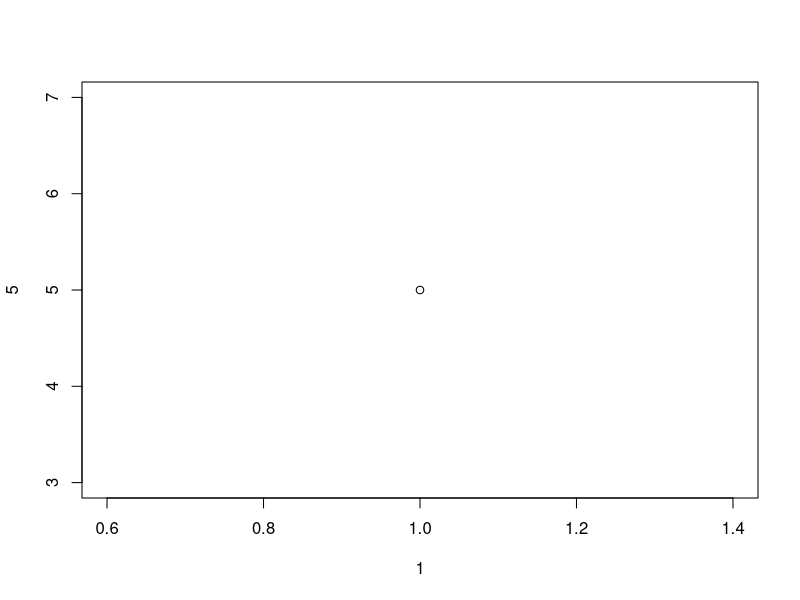
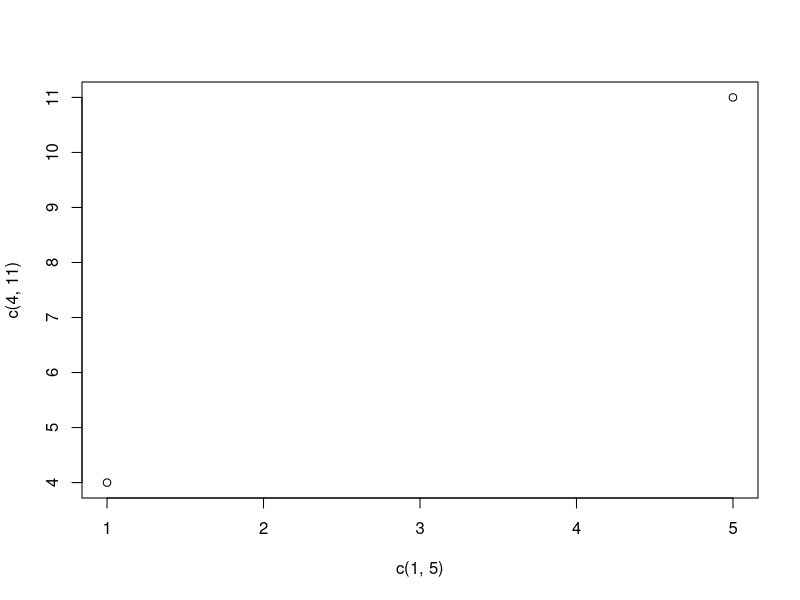
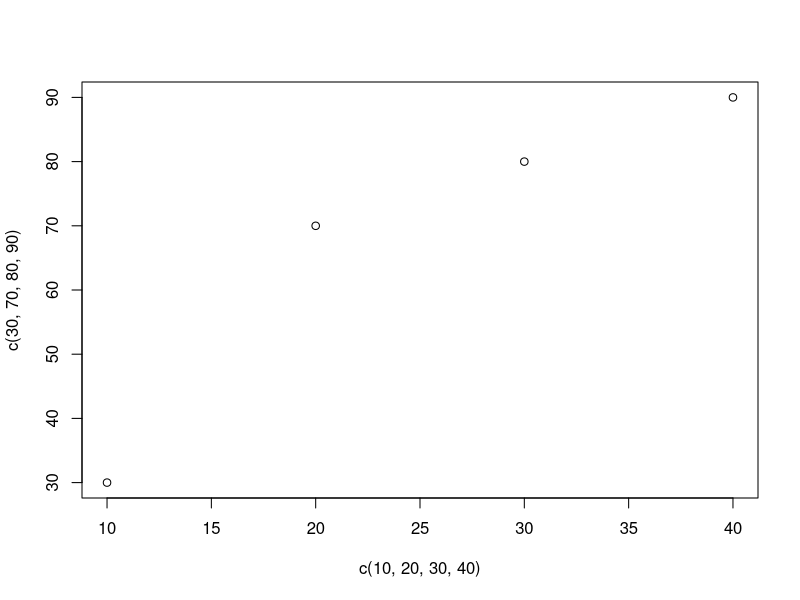
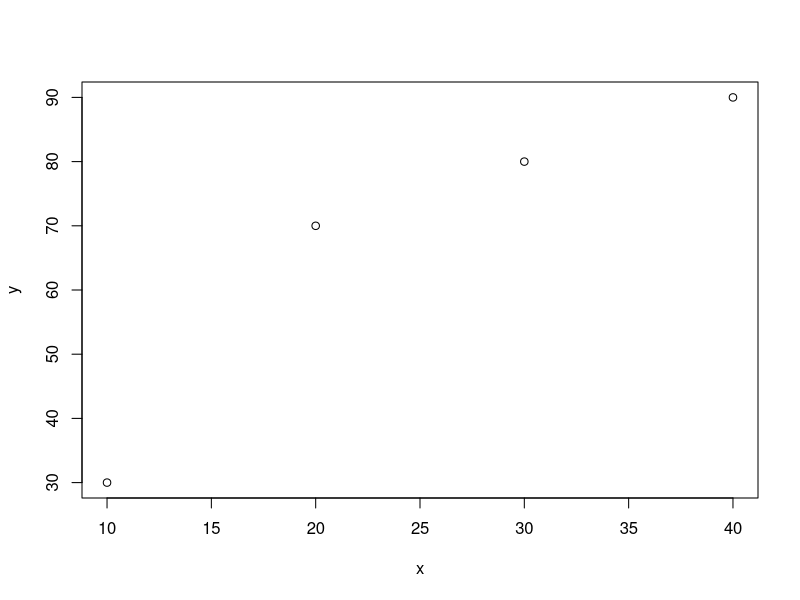
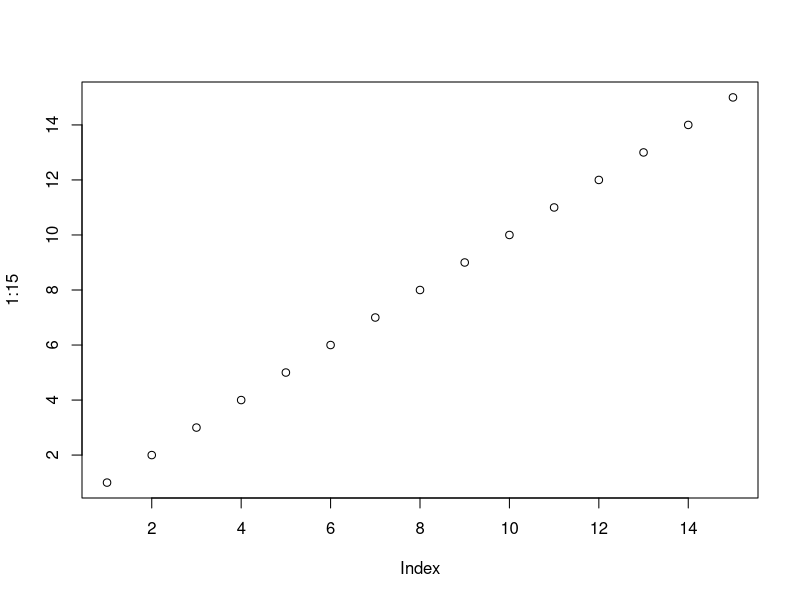
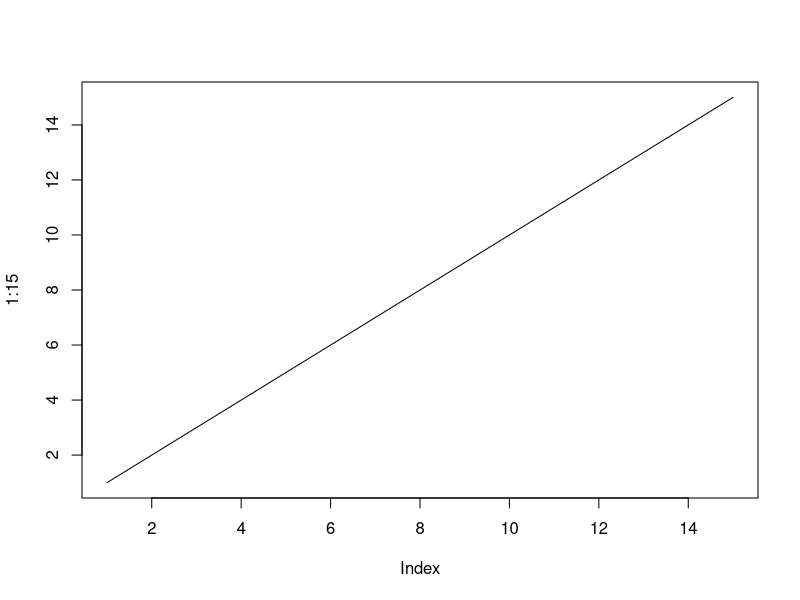
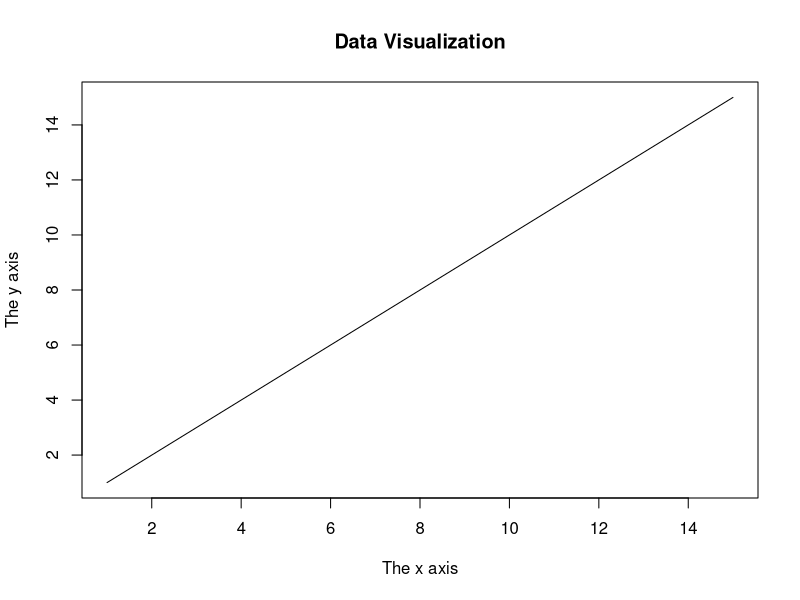
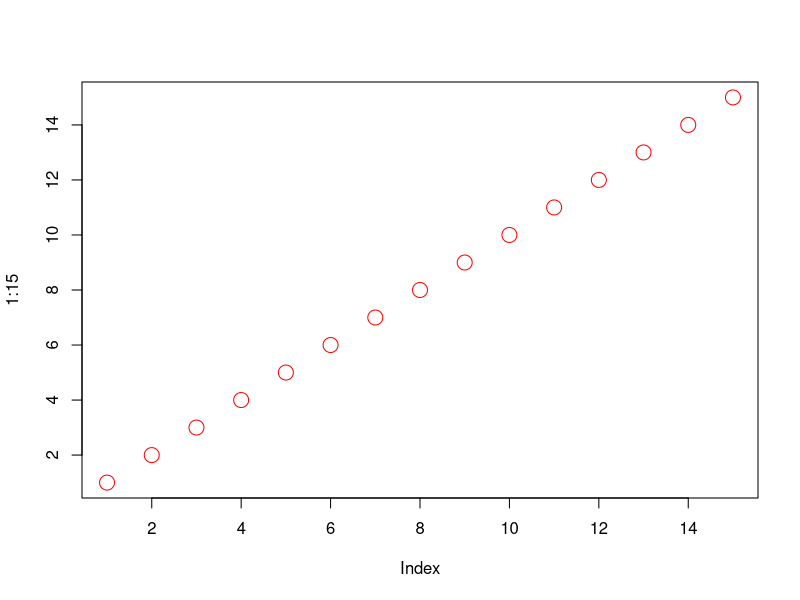

These figures' R source, in order:
# draw one plot
plot(1,5)

# draw two points
plot(c(1,5),c(4,11))

# draw multi points 
plot(c(10,20,30,40),c(30,70,80,90))

x <- c(10,20,30,40)
y <- c(30,70,80,90)

plot(x,y)

#dots in a sequence
plot(1:15)

#drawing line
plot(1:15 ,type = "l")

#drawing line
plot(1:15,type = "l",main = "Data Visualization",xlab = "The x axis",ylab = "The y axis")

#adding colour
plot(1:15,col="red",cex=2)

plot(1:15 ,type = "l",col="green")

# width of the line
plot( 10:20, type = "l", lwd =2, lty=2)


# example of multiple lines
frist_line <- c(2,3,4,5,6,7)
second_line <- c(3,5,7,9,11,13)

plot(frist_line,type="l",col="green",main = "Data Visualization",xlab = "The x axis",ylab = "The y axis")
lines(second_line,type="l",col="red" )


# Pie chart in R
new_pie <- c(15,25,35,45)

# lables for the pie
new_lables <- c("Banana","Apple","Cherry","Watermelon")

new_colour <- c("yellow","green","red","black")

pie(new_pie, label= new_lables,init.angle = 90,main = "Fruits Chart", col = new_colour)

legend("bottomright",new_lables,fill = new_colour)


# bar charts
x <- c(10,20,30,40)
y <- c(30,70,80,90)

barplot(y, names.arg =x,density = 2)

barplot(y, names.arg =x,col="red",main = "Data Visualization",xlab = "The x axis",ylab = "The y axis")

barplot(y, names.arg =x,width = c(2,3,4,5),horiz = TRUE)

# Histograms
degrees <- c(15,17,9,11,14,30,25)

#create hist
hist(degrees,xlab="The x-axis",ylab="The y-axis",col="blue",border="black")

